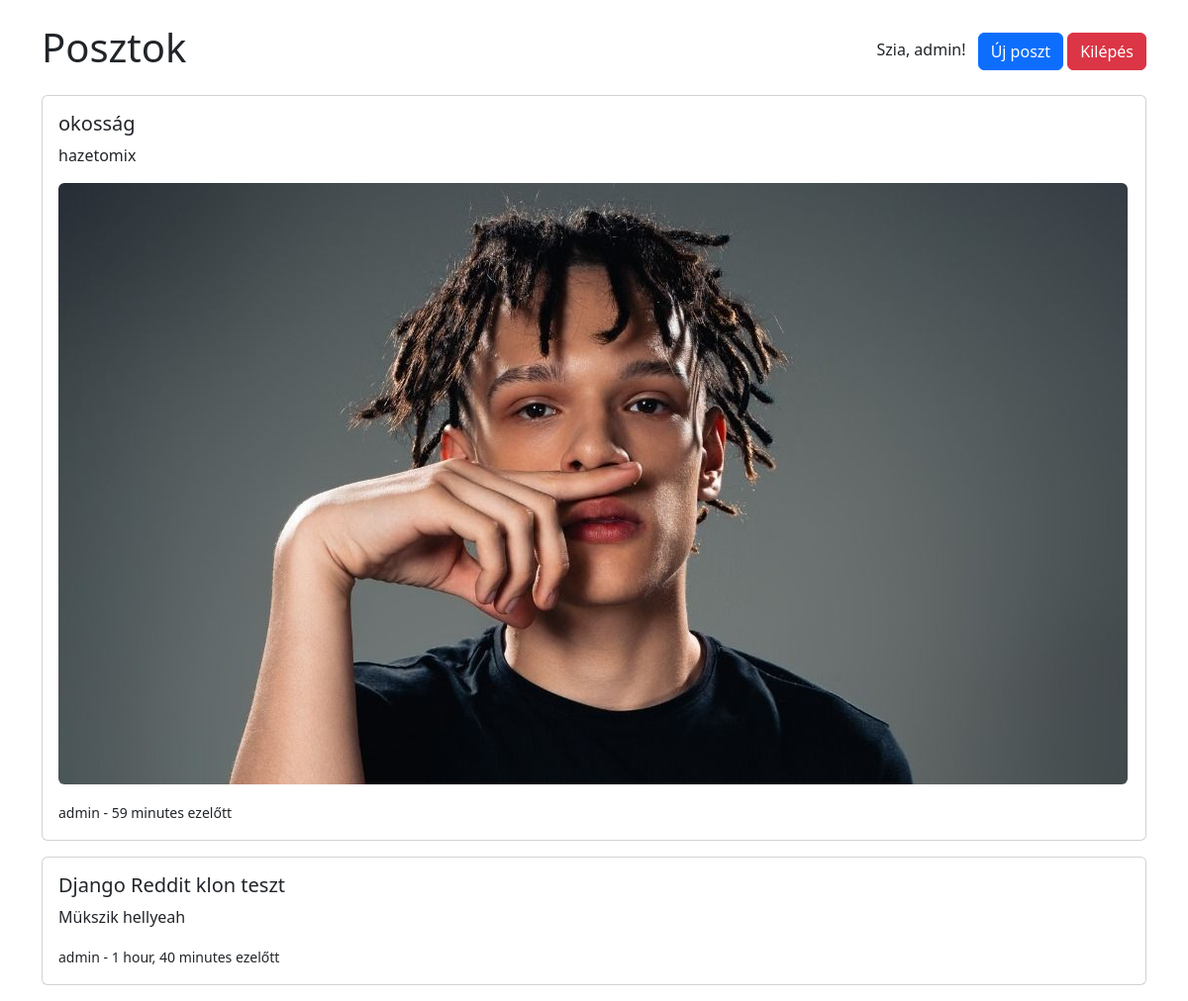
The app's page / (signed in) with its own data.
### social/models.py (models this page shows, shortened)
class Post(models.Model):
    title = models.CharField(max_length=200)
    content = models.TextField()
    author = models.ForeignKey(User, on_delete=models.CASCADE)
    created_at = models.DateTimeField(default=timezone.now)
    image = models.ImageField(upload_to='posts/', blank=True, null=True)

### social/views.py (the view)
# urls.py: path('', views.home, name='home'),
def home(request):
    posts = Post.objects.all().order_by('-created_at')
    return render(request, 'home.html', {'posts': posts})

### social/templates/home.html (shortened to what this page needs)
<!DOCTYPE html>
<html>
<head>
    <link href="https://cdn.jsdelivr.net/npm/bootstrap@5.3.0/dist/css/bootstrap.min.css" rel="stylesheet">
</head>
<body>
    <div class="container mt-4">
        <div class="d-flex justify-content-between align-items-center mb-3">
            <h1>Posztok</h1>
            <div>
                {% if user.is_authenticated %}
                    <span class="me-2">Szia, {{ user.username }}!</span>
                    <a href="{% url 'new_post' %}" class="btn btn-primary">Új poszt</a>
                    <a href="{% url 'logout' %}" class="btn btn-danger">Kilépés</a>
                {% else %}
                    <a href="{% url 'login' %}" class="btn btn-success">Belépés</a>
                    <a href="{% url 'register' %}" class="btn btn-secondary">Regisztráció</a>
                {% endif %}
            </div>
        </div>
        {% block content %}
            {% for post in posts %}
            <div class="card mb-3">
                <div class="card-body">
                    <h5 class="card-title">{{ post.title }}</h5>
                    <p class="card-text">{{ post.content|truncatewords:30 }}</p>
                    {% if post.image %}
                        <img src="{{ post.image.url }}" class="img-fluid rounded mb-3" alt="Poszt kép">
                    {% endif %}
                    <small>{{ post.author.username }} - {{ post.created_at|timesince }} ezelőtt</small>
                </div>
            </div>
            {% empty %}
            <p>Nincs poszt még!</p>
            {% endfor %}
        {% endblock %}
    </div>
</body>
</html>

### records on screen
Post: title "okosság", content "hazetomix", image (picture), author.username "admin", created_at "59 minutes"
Post: title "Django Reddit klon teszt", content "Mükszik hellyeah", author.username "admin", created_at "1 hour, 40 minutes"

### other values on screen
{{ user.username }} "admin"
